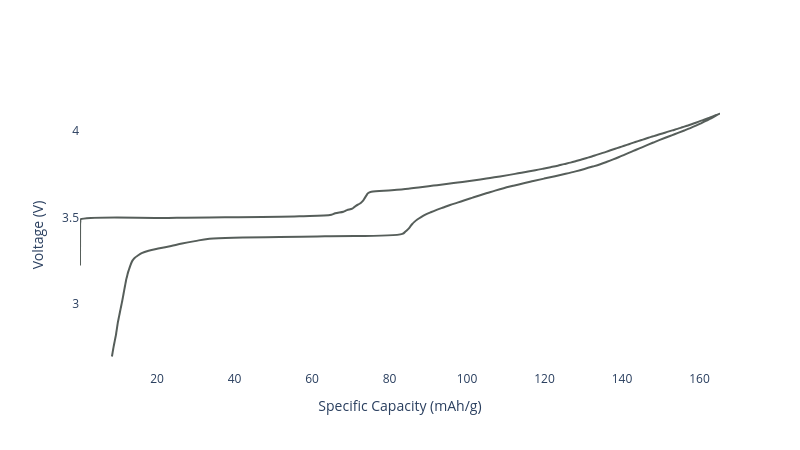

Source (notebook cell):
### Code cell
cathode_formulation = CathodeFormulation(
    active_materials={
        cathode_active_material1: 49, 
        cathode_active_material2: 49
    },
    binders={
        cathode_binder: 1
    },
    conductive_additives={
        cathode_conductive_additive: 1
    }
)

cathode_formulation.voltage_cuttoff = 4.1

(cathode_formulation
 .plot_half_cell_curve(
     add_materials=False, 
     width=800, 
     height=450
 ).show()
)

### Figure 1 — Plotly figure (JSON) as saved in the notebook; plotly's stock layout.template omitted (floating-point values rounded to 4 significant figures; data arrays with more than 128 entries replaced by an {"elided": "..."} marker saying what was removed)
{"data": [{"line": {"color": "#565e5a", "shape": "spline", "width": 2}, "name": "Cathode Formulation", "type": "scatter", "x": {"elided": "200 float values"}, "y": {"elided": "200 float values"}}], "layout": {"height": 450, "paper_bgcolor": "white", "plot_bgcolor": "white", "width": 800, "xaxis": {"title": {"text": "Specific Capacity (mAh/g)"}}, "yaxis": {"title": {"text": "Voltage (V)"}}}}
